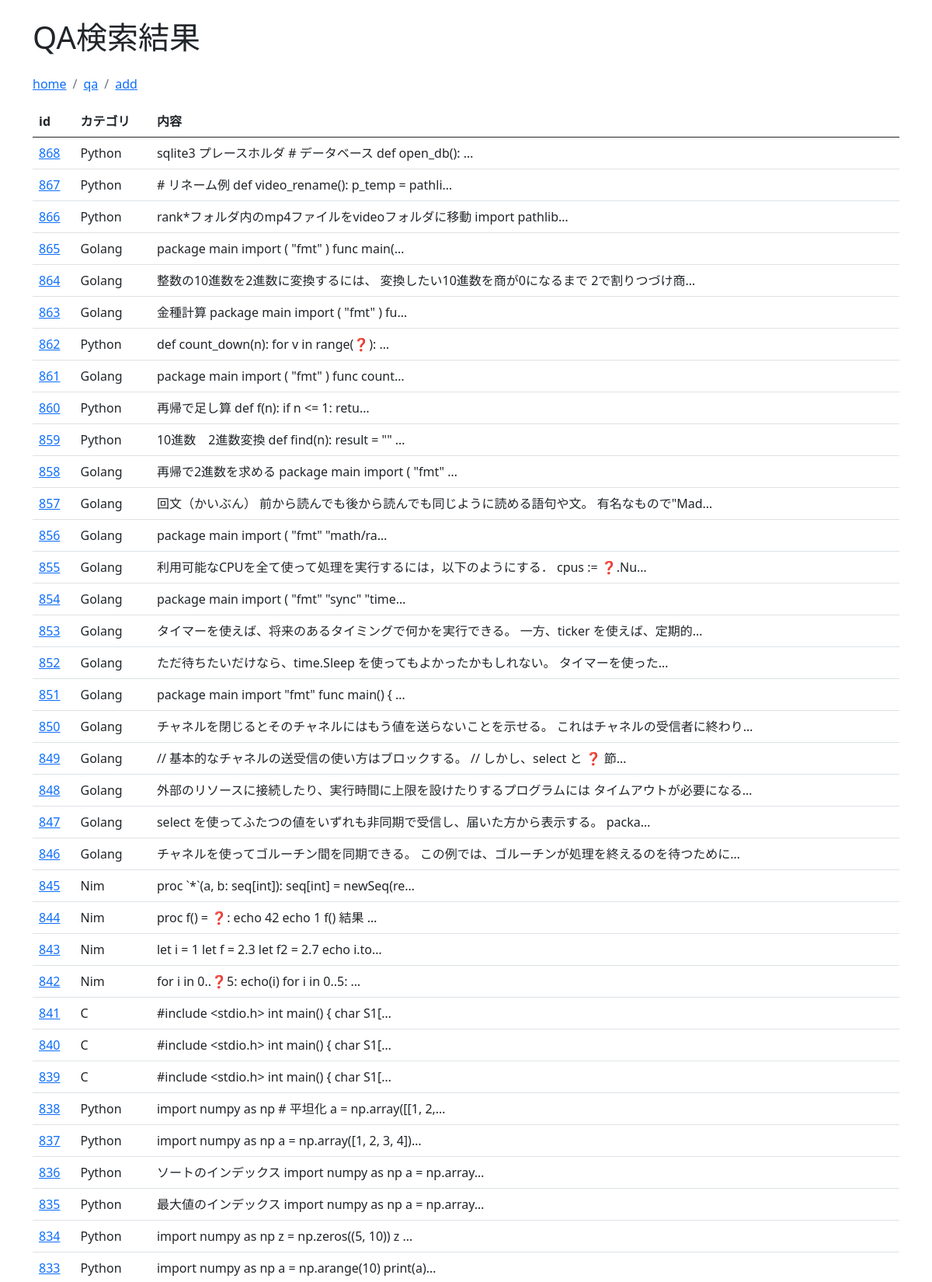
Screenshot of /qa/search/ (upper part) with the database file from the repository.
### memo/models.py (models this page shows, shortened)
class Question(models.Model):
    cat = models.ForeignKey(
        Category,
        on_delete=models.PROTECT,
        verbose_name="カテゴリ"
    )
    tags = models.ManyToManyField(Tag, blank=True, verbose_name="タグ")
    answer = models.CharField(max_length=255, verbose_name="答え")
    problem = models.TextField(verbose_name="質問", blank=True, null=True)
    review = models.BooleanField(verbose_name="復習", default=False)

class Category(models.Model):
    name = models.CharField(max_length=255)

### memo/views.py (the view)
# urls.py: path('qa/search/', views.qa_search, name='qa_search'),
def qa_search(request):
    qs = request.META['QUERY_STRING']
    qs_l = urllib.parse.parse_qsl(qs)
    nopage_l = [(v[0], v[1]) for v in qs_l if v[0] != "page"]
    query_string = urllib.parse.urlencode(nopage_l)
    page = request.GET.get('page', 1)
    q = request.GET.get("q", "")
    queryset = Question.objects.annotate(
        hoge=Concat(
            'cat',
            Value(' '),
            'answer',
            Value(' '),
            'problem',
            output_field=TextField(),
        )
    )
    review = request.GET.get('review', None)
    if review is None:
        paginator = Paginator(
            queryset.filter(hoge__icontains=q).order_by('-id'), 100
        )
    else:
        paginator = Paginator(
            queryset.filter(
                hoge__icontains=q, review=True
            ).order_by('-id'), 100
        )
    try:
        dataset = paginator.page(page)
    except PageNotAnInteger:
        dataset = paginator.page(1)
    except EmptyPage:
        dataset = paginator.page(paginator.num_pages)
    context = {
        "title": "質問リスト",
        "dataset": dataset,
        "query_string": query_string,
    }
    return render(request, "qa/list.html", context)

### templates/qa/list.html (shortened to what this page needs)
{% extends 'base.html' %}
{% block content %}
<h1 class="my-4">QA検索結果</h1>
<nav aria-label="breadcrumb">
    <ol class="breadcrumb">
        <li class="breadcrumb-item"><a href="/">home</a></li>
        <li class="breadcrumb-item"><a href="{% url 'qa' %}">qa</a></li>
        <li class="breadcrumb-item"><a href="/admin/memo/question/add/" target="_blank">add</a></li>
    </ol>
</nav>
<table class="table">
    <thead>
        <tr>
            <th scope="col">id</th>
            <th scope="col">カテゴリ</th>
            <th scope="col">内容</th>
        </tr>
    </thead>
    <tbody>
        {% for v in dataset %}
        <tr>
            <td><a href="{% url 'qa_detail' v.id %}">{{ v.id }}</a></td>
            <td>{{ v.cat.name }}</td>
            <td>{{ v.problem|truncatechars:50 }}</td>
        </tr>
        {% endfor %}
    </tbody>
</table>
{% endblock %}

### rows the page displays
Question: id "868", cat.name "Python", problem "sqlite3 プレースホルダ # データベース def open_db(): …"
Question: id "867", cat.name "Python", problem "# リネーム例 def video_rename(): p_temp = pathli…"
Question: id "866", cat.name "Python", problem "rank*フォルダ内のmp4ファイルをvideoフォルダに移動 import pathlib…"
Question: id "865", cat.name "Golang", problem "package main import ( \"fmt\" ) func main(…"
Question: id "864", cat.name "Golang", problem "整数の10進数を2進数に変換するには、 変換したい10進数を商が0になるまで 2で割りつづけ商…"
Question: id "863", cat.name "Golang", problem "金種計算 package main import ( \"fmt\" ) fu…"
Question: id "862", cat.name "Python", problem "def count_down(n): for v in range(❓): …"
Question: id "861", cat.name "Golang", problem "package main import ( \"fmt\" ) func count…"
Question: id "860", cat.name "Python", problem "再帰で足し算 def f(n): if n <= 1: retu…"
Question: id "859", cat.name "Python", problem "10進数 2進数変換 def find(n): result = \"\" …"
Question: id "858", cat.name "Golang", problem "再帰で2進数を求める package main import ( \"fmt\" …"
Question: id "857", cat.name "Golang", problem "回文（かいぶん） 前から読んでも後から読んでも同じように読める語句や文。 有名なもので\"Mad…"
Question: id "856", cat.name "Golang", problem "package main import ( \"fmt\" \"math/ra…"
Question: id "855", cat.name "Golang", problem "利用可能なCPUを全て使って処理を実行するには，以下のようにする． cpus := ❓.Nu…"
Question: id "854", cat.name "Golang", problem "package main import ( \"fmt\" \"sync\" \"time…"
Question: id "853", cat.name "Golang", problem "タイマーを使えば、将来のあるタイミングで何かを実行できる。 一方、ticker を使えば、定期的…"
Question: id "852", cat.name "Golang", problem "ただ待ちたいだけなら、time.Sleep を使ってもよかったかもしれない。 タイマーを使った…"
Question: id "851", cat.name "Golang", problem "package main import \"fmt\" func main() { …"
Question: id "850", cat.name "Golang", problem "チャネルを閉じるとそのチャネルにはもう値を送らないことを示せる。 これはチャネルの受信者に終わり…"
Question: id "849", cat.name "Golang", problem "// 基本的なチャネルの送受信の使い方はブロックする。 // しかし、select と ❓ 節…"
Question: id "848", cat.name "Golang", problem "外部のリソースに接続したり、実行時間に上限を設けたりするプログラムには タイムアウトが必要になる…"
Question: id "847", cat.name "Golang", problem "select を使ってふたつの値をいずれも非同期で受信し、届いた方から表示する。 packa…"
Question: id "846", cat.name "Golang", problem "チャネルを使ってゴルーチン間を同期できる。 この例では、ゴルーチンが処理を終えるのを待つために…"
Question: id "845", cat.name "Nim", problem "proc `*`(a, b: seq[int]): seq[int] = newSeq(re…"
Question: id "844", cat.name "Nim", problem "proc f() = ❓: echo 42 echo 1 f() 結果 …"
Question: id "843", cat.name "Nim", problem "let i = 1 let f = 2.3 let f2 = 2.7 echo i.to…"
Question: id "842", cat.name "Nim", problem "for i in 0..❓5: echo(i) for i in 0..5: …"
Question: id "841", cat.name "C", problem "#include <stdio.h> int main() { char S1[…"
Question: id "840", cat.name "C", problem "#include <stdio.h> int main() { char S1[…"
Question: id "839", cat.name "C", problem "#include <stdio.h> int main() { char S1[…"
Question: id "838", cat.name "Python", problem "import numpy as np # 平坦化 a = np.array([[1, 2,…"
Question: id "837", cat.name "Python", problem "import numpy as np a = np.array([1, 2, 3, 4])…"
Question: id "836", cat.name "Python", problem "ソートのインデックス import numpy as np a = np.array…"
Question: id "835", cat.name "Python", problem "最大値のインデックス import numpy as np a = np.array…"
Question: id "834", cat.name "Python", problem "import numpy as np z = np.zeros((5, 10)) z …"
Question: id "833", cat.name "Python", problem "import numpy as np a = np.arange(10) print(a)…"
